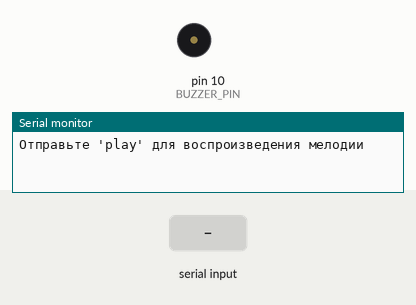
Recording of a sketch running on a simulated Arduino Uno, built with avr-gcc and run on an emulated ATmega328P. Parts: buzzer (waves = sounding), the last lines printed to the serial monitor. The inputs (shaded band) are chosen by the test bench.

Above: at 1.2 s.
1.3 s: "play\n" received over Serial
At 2.72 s:
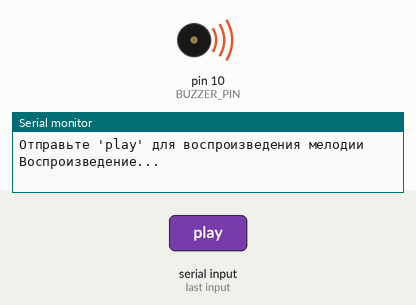
Timing chart, 0 to 4.4 s (numbered marks = the images above; inputs shaded):
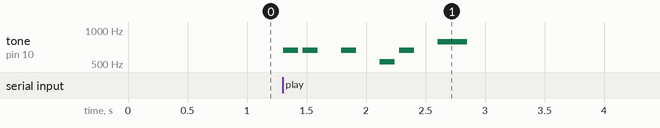

Measured:
- after the input at 1.3 s, tone on pin 10 (BUZZER_PIN): plays 659 Hz for 0.13 s, 659 Hz for 0.13 s, 659 Hz for 0.13 s, 523 Hz for 0.13 s, 659 Hz for 0.13 s, 784 Hz for 0.25 s, starting at once

The sketch:

super_mario_melody.ino
```cpp
#define BUZZER_PIN 10

// Определяем ноты
#define NOTE_C5  523
#define NOTE_E5  659
#define NOTE_G5  784

// Фрагмент мелодии Super Mario Bros.
int melody[] = {
  NOTE_E5, NOTE_E5, 0, NOTE_E5, 0, NOTE_C5, NOTE_E5, 0,
  NOTE_G5, 0, 0, 0
};

// Длительности нот (8 = восьмая нота)
int noteDurations[] = {
  8, 8, 8, 8, 8, 8, 8, 8,
  4, 8, 8, 8
};

bool shouldPlay = false;

void setup() {
  pinMode(BUZZER_PIN, OUTPUT);
  Serial.begin(9600);
  Serial.println("Отправьте 'play' для воспроизведения мелодии");
}

void playMelody() {
  for (int i = 0; i < sizeof(melody)/sizeof(melody[0]); i++) {
    if (melody[i] == 0) {
      noTone(BUZZER_PIN);
    } else {
      tone(BUZZER_PIN, melody[i], 1000/noteDurations[i]);
    }
    delay(1000/noteDurations[i] * 1.3);
    noTone(BUZZER_PIN);
  }
}

void loop() {
  if (Serial.available() > 0) {
    String command = Serial.readStringUntil('\n');
    command.trim();

    if (command == "play") {
      Serial.println("Воспроизведение...");
      playMelody();
      Serial.println("Готово!");
    }
  }
}
```
